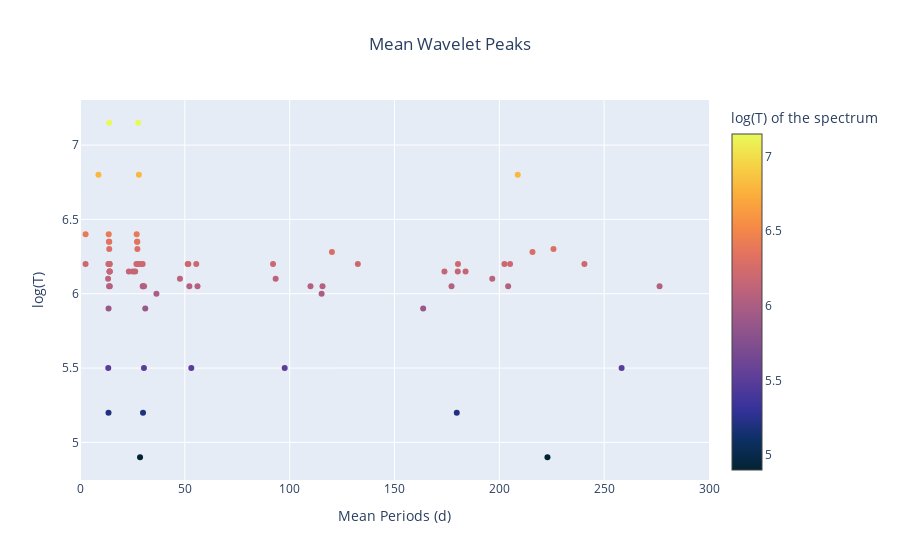

Source (notebook cell):
### Code cell
# https://plotly.com/python/colorscales/



# Define a color scale: suggested: Viridis, inferno, magma, plasma, cividis,spectral
color_scale = 'thermal'

df=wavelet_mean_df.copy()


# Create figure
fig = go.Figure()

# Add scatter plot
fig.add_trace(
    go.Scatter(
        x=df['mean periods'],
        y=df['temperature'],
        mode='markers',
        marker=dict(
            color=df['temperature'],  # Use normalized 'size' for color
            colorscale=color_scale,  # Define color scale
            colorbar=dict(title=r'log(T) of the spectrum'),  # Show color scale bar
            showscale=True,# show the color bar (color scale)
        ),
        showlegend=False, # otherwise a legend will appear on the right,
        text=df['line name'],  # Hover text shows 'size'
                )
            )

# Update layout with title
fig.update_layout(title_text="Mean Wavelet Peaks",title_x=0.5)
fig.update_xaxes(title_text="Mean Periods (d)",range=[0,300])
fig.update_yaxes(title_text="log(T)")


# Show figure
fig.show()
fig.write_html('output\wavelet_explore\peak_scatter\\by_temperature\\mean.html')

### Figure 1 — Plotly figure (JSON) as saved in the notebook; plotly's stock layout.template omitted (floating-point values rounded to 4 significant figures)
{"data": [{"marker": {"color": [6.2, 6.2, 6.2, 6.2, 6.2, 6.2, 6.2, 6.2, 5.5, 5.5, 5.5, 5.5, 5.5, 5.5, 5.5, 6.3, 6.3, 6.3, 6.3, 6.3, 7.15, 7.15, 7.15, 7.15, 7.15, 6.2, 6.2, 6.2, 6.2, 6.2, 6.2, 6.05, 6.05, 6.05, 6.05, 6.05, 6.05, 6.05, 6.05, 6.05, 6.05, 6.05, 6.05, 6.05, 6.15, 6.15, 6.15, 6.15, 6.15, 6.15, 6.15, 6.15, 6.15, 6.15, 6.15, 6.05, 6.05, 6.05, 6.05, 6.05, 6.05, 6.2, 6.2, 6.2, 6.2, 6.2, 6.15, 6.15, 6.15, 6.15, 6.15, 6.15, 6.2, 6.2, 6.2, 6.2, 6.35, 6.35, 6.35, 5.9, 5.9, 5.9, 5.9, 5.9, 6.28, 6.28, 6.28, 6.28, 6.28, 5.2, 5.2, 5.2, 5.2, 6.35, 6.35, 6.35, 6.35, 6.4, 6.4, 6.4, 6.4, 6.1, 6.1, 6.1, 6.1, 6.1, 6.1, 4.9, 4.9, 4.9, 4.9, 6.8, 6.8, 6.8, 6.8, 6.8, 6.8, 6.2, 6.2, 6.2, 6.2, 6.2, 6, 6, 6, 6], "colorbar": {"title": {"text": "log(T) of the spectrum"}}, "colorscale": [[0, "rgb(3, 35, 51)"], [0.09091, "rgb(13, 48, 100)"], [0.1818, "rgb(53, 50, 155)"], [0.2727, "rgb(93, 62, 153)"], [0.3636, "rgb(126, 77, 143)"], [0.4545, "rgb(158, 89, 135)"], [0.5455, "rgb(193, 100, 121)"], [0.6364, "rgb(225, 113, 97)"], [0.7273, "rgb(246, 139, 69)"], [0.8182, "rgb(251, 173, 60)"], [0.9091, "rgb(246, 211, 70)"], [1, "rgb(231, 250, 90)"]], "showscale": true}, "mode": "markers", "showlegend": false, "text": ["Ni XI 148", "Ni XI 148", "Ni XI 148", "Ni XI 148", "Ni XI 148", "Ni XI 148", "Ni XI 148", "Ni XI 148", "O VI 150", "O VI 150", "O VI 150", "O VI 150", "O VI 150", "O VI 150", "O VI 150", "Ni XII 152", "Ni XII 152", "Ni XII 152", "Ni XII 152", "Ni XII 152", "Fe XXIII 154", "Fe XXIII 154", "Fe XXIII 154", "Fe XXIII 154", "Fe XXIII 154", "Fe IX 171", "Fe IX 171", "Fe IX 171", "Fe IX 171", "Fe IX 171", "Fe IX 171", "Fe IX 174", "Fe IX 174", "Fe IX 174", "Fe IX 174", "Fe IX 174", "Fe IX 174", "Fe IX 174", "Fe X 177", "Fe X 177", "Fe X 177", "Fe X 177", "Fe X 177", "Fe X 177", "Fe XI 180", "Fe XI 180", "Fe XI 180", "Fe XI 180", "Fe XI 180", "Fe XI 180", "Fe XI 182", "Fe XI 182", "Fe XI 182", "Fe XI 182", "Fe XI 182", "Fe X 185", "Fe X 185", "Fe X 185", "Fe X 185", "Fe X 185", "Fe X 185", "Fe XII 187", "Fe XII 187", "Fe XII 187", "Fe XII 187", "Fe XII 187", "Fe XI 188", "Fe XI 188", "Fe XI 188", "Fe XI 188", "Fe XI 188", "Fe XI 188", "Fe XII 195", "Fe XII 195", "Fe XII 195", "Fe XII 195", "Fe XIV 211", "Fe XIV 211", "Fe XIV 211", "Fe IX 217", "Fe IX 217", "Fe IX 217", "Fe IX 217", "Fe IX 217", "Fe XIV 265", "Fe XIV 265", "Fe XIV 265", "Fe XIV 265", "Fe XIV 265", "O IV 272", "O IV 272", "O IV 272", "O IV 272", "Fe XIV 274", "Fe XIV 274", "Fe XIV 274", "Fe XIV 274", "Fe XV 284", "Fe XV 284", "Fe XV 284", "Fe XV 284", "Si IX 296", "Si IX 296", "Si IX 296", "Si IX 296", "Si IX 296", "Si IX 296", "He II 304", "He II 304", "He II 304", "He II 304", "Fe XVI 335", "Fe XVI 335", "Fe XVI 335", "Fe XVI 335", "Fe XVI 335", "Fe XVI 335", "Si X 356", "Si X 356", "Si X 356", "Si X 356", "Si X 356", "Mg IX 368", "Mg IX 368", "Mg IX 368", "Mg IX 368"], "type": "scatter", "x": [14.12, 27.62, 51.37, 2.666, 202.4, 359.4, 548.7, 1145.0, 13.48, 30.5, 53.08, 97.63, 258.3, null, 1031.0, 13.94, 27.37, 225.8, 502.9, 825.8, 13.96, 27.74, 405.3, 651.3, 1327.0, 13.53, 29.05, 51.69, 92.07, 240.6, 871.3, 14.23, 29.9, 52.15, 109.9, 204.2, 372.5, 1124.0, 13.86, 30.05, null, 177.2, 451.3, 711.9, 14.19, 23.3, null, 183.9, 397.8, null, 14.08, 26.32, 173.8, 403.1, null, null, 30.55, 56.04, 115.7, 276.4, 931.9, 14.09, 26.9, 205.1, 392.3, 1081.0, 14.14, 25.17, 180.2, 393.8, null, 1338.0, 14.01, 27.69, 180.3, 411.1, 13.97, 27.28, 425.7, 13.62, 31.12, 163.7, 389.6, 657.6, null, 120.2, 215.8, 398.3, 911.2, 13.6, 30.06, 179.7, 465.2, 13.79, 27.29, null, 1354.0, 13.7, 27.03, null, 2.666, 13.39, null, 47.67, 93.31, 196.6, 401.3, 28.64, 223.0, 394.8, 816.0, 28.08, 8.802, null, 208.8, 622.2, 852.2, 29.89, 55.46, 132.5, 396.8, 1108.0, 36.45, 115.2, 400.3, 882.7], "y": [6.2, 6.2, 6.2, 6.2, 6.2, 6.2, 6.2, 6.2, 5.5, 5.5, 5.5, 5.5, 5.5, 5.5, 5.5, 6.3, 6.3, 6.3, 6.3, 6.3, 7.15, 7.15, 7.15, 7.15, 7.15, 6.2, 6.2, 6.2, 6.2, 6.2, 6.2, 6.05, 6.05, 6.05, 6.05, 6.05, 6.05, 6.05, 6.05, 6.05, 6.05, 6.05, 6.05, 6.05, 6.15, 6.15, 6.15, 6.15, 6.15, 6.15, 6.15, 6.15, 6.15, 6.15, 6.15, 6.05, 6.05, 6.05, 6.05, 6.05, 6.05, 6.2, 6.2, 6.2, 6.2, 6.2, 6.15, 6.15, 6.15, 6.15, 6.15, 6.15, 6.2, 6.2, 6.2, 6.2, 6.35, 6.35, 6.35, 5.9, 5.9, 5.9, 5.9, 5.9, 6.28, 6.28, 6.28, 6.28, 6.28, 5.2, 5.2, 5.2, 5.2, 6.35, 6.35, 6.35, 6.35, 6.4, 6.4, 6.4, 6.4, 6.1, 6.1, 6.1, 6.1, 6.1, 6.1, 4.9, 4.9, 4.9, 4.9, 6.8, 6.8, 6.8, 6.8, 6.8, 6.8, 6.2, 6.2, 6.2, 6.2, 6.2, 6, 6, 6, 6]}], "layout": {"title": {"text": "Mean Wavelet Peaks", "x": 0.5}, "xaxis": {"range": [0, 300], "title": {"text": "Mean Periods (d)"}}, "yaxis": {"title": {"text": "log(T)"}}}}
